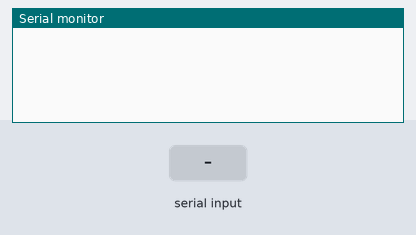
Simulated run of this sketch. Board: Arduino Uno, built with avr-gcc and run on an emulated ATmega328P. Parts: the last lines printed to the serial monitor. The inputs (shaded band) are chosen by the test bench.

Above: at 1.2 s.
1.3 s: ",\n" received over the second serial link
At 2.5 s:
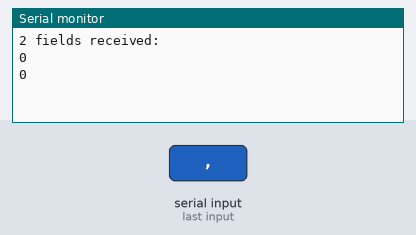
2.8 s: "90,45\n" received over the second serial link
At 3.9 s:
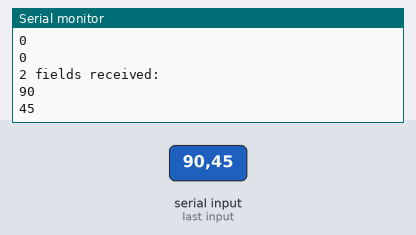
Timing chart, 0 to 5.8 s (numbered marks = the images above; inputs shaded):
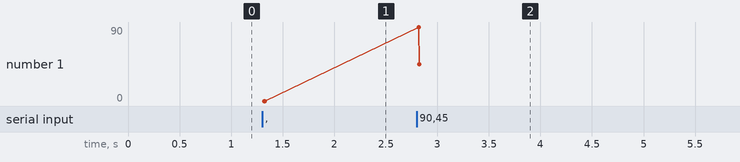

The sketch:

receive.ino
```cpp
#include <SoftwareSerial.h>

/*
 * SerialReceiveMultipleFields sketch
 * This code expects a message in the format: 12,345,678
 * This code requires a newline character to indicate the end of the data
 * Set the serial monitor to send newline characters
 */

const int NUMBER_OF_FIELDS = 3; // how many comma separated fields we expect
int fieldIndex = 0;            // the current field being received
int values[NUMBER_OF_FIELDS];   // array holding values for all the fields

SoftwareSerial serIn(8, 9);

void setup()
{
  serIn.begin(200000);
  Serial.begin(9600); // Initialize serial port to send and receive at 9600 baud
}

void loop()
{
  if( serIn.available())
  {
    char ch = serIn.read();
    if(ch >= '0' && ch <= '9') // is this an ascii digit between 0 and 9?
    {
      // yes, accumulate the value
      values[fieldIndex] = (values[fieldIndex] * 10) + (ch - '0');
    }
    else if (ch == ',')  // comma is our separator, so move on to the next field
    {
      if(fieldIndex < NUMBER_OF_FIELDS-1)
        fieldIndex++;   // increment field index
    }
    else
    {
      // any character not a digit or comma ends the acquisition of fields
      // in this example it's the newline character sent by the Serial Monitor
      Serial.print("\n");
      Serial.print( fieldIndex +1);
      Serial.println(" fields received:");
      for(int i=0; i <= fieldIndex; i++)
      {
        Serial.println(values[i]);
        values[i] = 0; // set the values to zero, ready for the next message
      }
      fieldIndex = 0;  // ready to start over
    }
  }
}
```

Measured:
- after the input at 1.3 s, the serial monitor: prints a new line at once (image 1)
- after the input at 2.8 s, the serial monitor: prints a new line at once (image 2)
- plotted number 1: 0 → 45 after the input at 2.8 s
